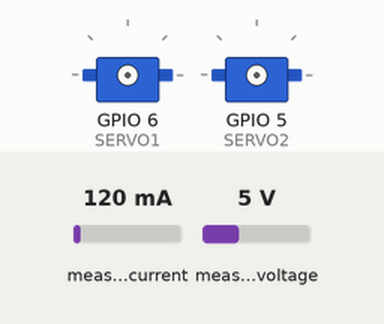
Recording of a program running on a simulated ESP32-C3. On the bench: 2 × servo. Inputs (shaded band) come from the test bench; at power-on: measured current 120 mA, measured voltage 5 V. What the program prints to the serial monitor is not drawn.

Above: at 0.0 s.
At 3.2 s:
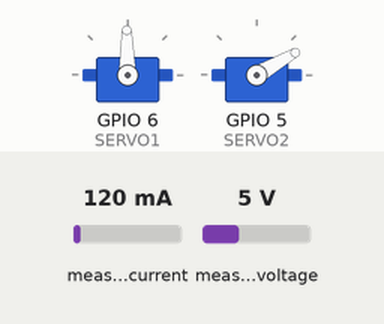
At 5.1 s:
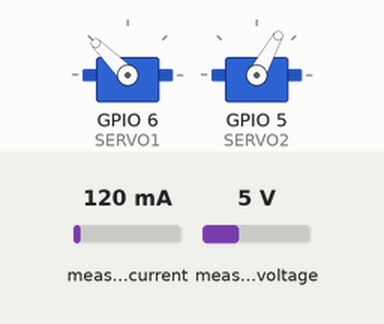
At 11.1 s:
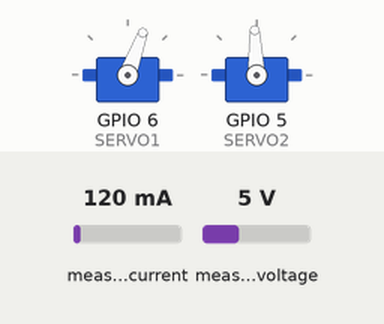
Timing chart, 0 to 12.6 s (numbered marks = the images above):
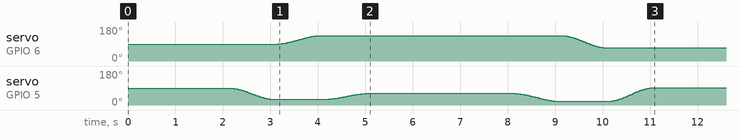

The program:

main.cpp
```cpp
#include <Arduino.h>
#include <config.h>
#include <ESP32Servo.h>
#include <sv1_setpoints.h>
#include <sv2_setpoints.h>
#include <Adafruit_INA219.h>
#include <Wire.h>

Servo sv1;
Servo sv2;
Adafruit_INA219 ina;
float voltage;
float cellVoltage;
float cellCurrent;

void setup() {
  Wire.begin(0, 1);
  Serial.begin(115200);


  delay(100);
  if(!ina.begin()){
    Serial.write("Current Sensor Initialisation Error!");
    while (1){
      delay(10);
    }
  }

  ina.setCalibration_16V_400mA();

  delay(2000);


  ESP32PWM::allocateTimer(0);
  ESP32PWM::allocateTimer(1);
  ESP32PWM::allocateTimer(2);
  ESP32PWM::allocateTimer(3);
  sv1.setPeriodHertz(50);
  sv2.setPeriodHertz(50);
  sv1.attach(SERVO1, 500, 2500);
  sv2.attach(SERVO2, 500, 2500);

  for(std::size_t i=0; i<sv2_waypoints::NUM_SAMPLES; i++){
    sv2.write(sv2_waypoints::LUT1[i]);
    delay(SV2_PERIOD/sv2_waypoints::NUM_SAMPLES);
  }
  for(std::size_t i=0; i<sv1_waypoints::NUM_SAMPLES; i++){
    sv1.write(sv1_waypoints::LUT1[i]);
    delay(SV2_PERIOD/sv1_waypoints::NUM_SAMPLES);
  }

  for(std::size_t i=0; i<sv2_waypoints::NUM_SAMPLES; i++){
    sv2.write(sv2_waypoints::LUT2[i]);
    delay(SV2_PERIOD/sv2_waypoints::NUM_SAMPLES);
  }

  delay(3000);

  for(std::size_t i=0; i<sv2_waypoints::NUM_SAMPLES; i++){
    sv2.write(sv2_waypoints::LUT3[i]);
    delay(SV2_PERIOD/sv2_waypoints::NUM_SAMPLES);
  }

  for(std::size_t i=0; i<sv1_waypoints::NUM_SAMPLES; i++){
    sv1.write(sv1_waypoints::LUT2[i]);
    delay(SV2_PERIOD/sv1_waypoints::NUM_SAMPLES);
  }

  for(std::size_t i=0; i<sv2_waypoints::NUM_SAMPLES; i++){
    sv2.write(sv2_waypoints::LUT4[i]);
    delay(SV2_PERIOD/sv2_waypoints::NUM_SAMPLES);
  }


  // sv1.write(120);
  // delay(1000);
  // sv2.write(60);

  // sv2.write(90);
  // delay(1000);


}


void loop() {
  cellVoltage = ina.getShuntVoltage_mV()/1000 + ina.getBusVoltage_V();
  cellCurrent = ina.getCurrent_mA();
  Serial.print("Cell Voltage (V): ");
  Serial.println(ina.getShuntVoltage_mV());
  Serial.println(ina.getBusVoltage_V());
  Serial.println(cellVoltage);

  Serial.print("Cell Current (mA): ");
  Serial.println(cellCurrent);
  delay(1000);
}
```

config.h
```cpp
#ifndef CONFIG_H
#define CONFIG_H

#define VSENSE  10

#define SERVO1  6
#define SERVO2  5

#define SV2_POS1    180
#define SV2_POS2    120
#define SV2_PERIOD     1000

#endif
```

Source omitted: sv1_setpoints.h (data table, 1604 bytes), sv2_setpoints.h (data table, 2821 bytes)
